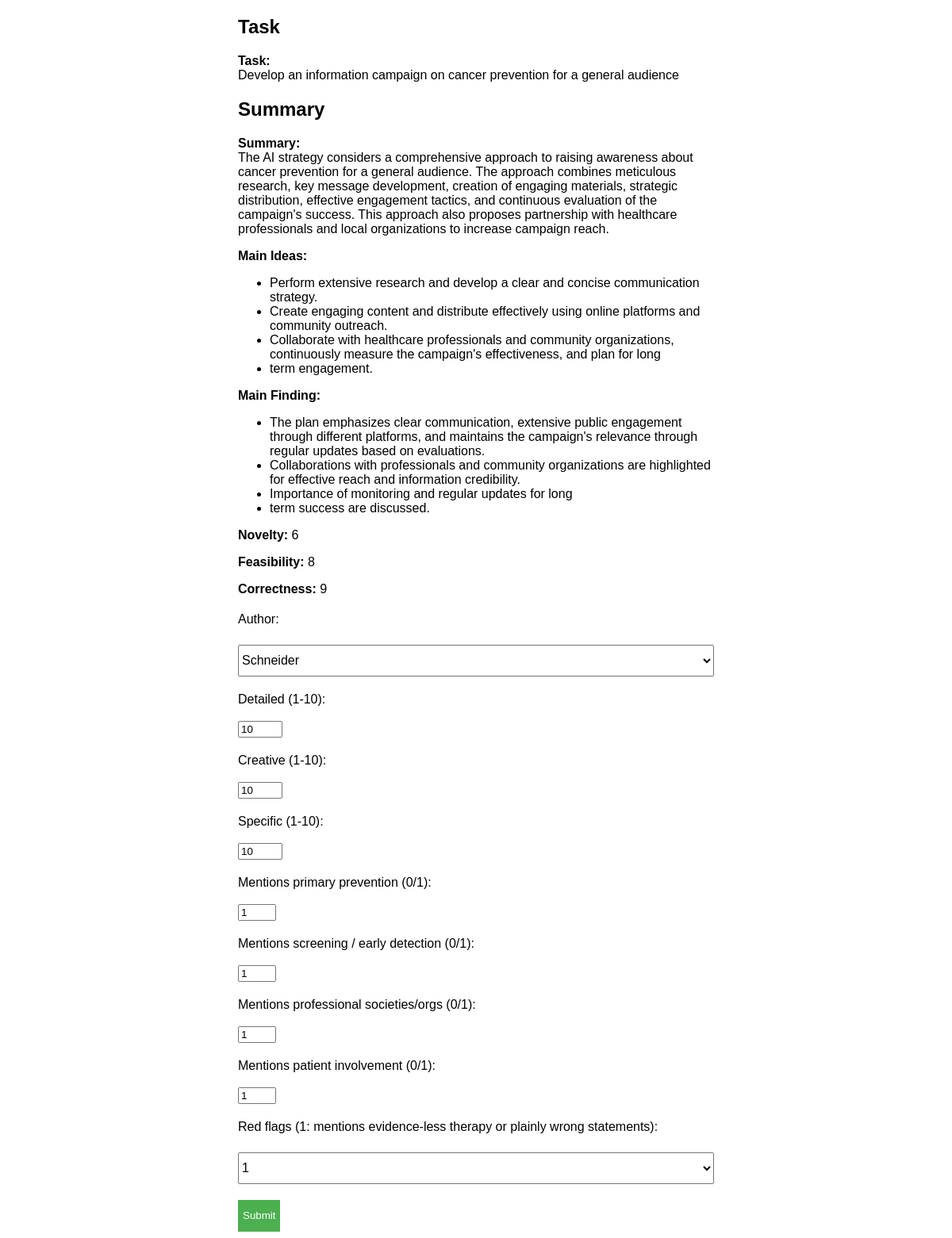
The page / on the database its author committed.
### app.py (models this page shows)
class Summary(db.Model):
    __tablename__ = 'Summaries'
    id = db.Column(db.Integer, primary_key=True)
    model = db.Column(db.String(50))
    task_index = db.Column(db.String(50))
    eu_prompt = db.Column(db.String(50))
    repetition_index = db.Column(db.Integer)
    truncation_index = db.Column(db.Integer)
    table_index = db.Column(db.Integer)
    file_path = db.Column(db.String(200))
    summary = db.Column(db.Text)
    main_ideas = db.Column(db.Text)
    main_finding = db.Column(db.Text)
    novelty = db.Column(db.Integer)
    feasibility = db.Column(db.Integer)
    correctness = db.Column(db.Integer)

### app.py (the view)
@app.route('/', methods=['GET', 'POST'])
def index():
    if request.method == 'POST':
        author = request.form.get('author')
        summary_id = request.form.get('summary_id')
        detailed = request.form.get('detailed')
        creative = request.form.get('creative')
        specific = request.form.get('specific')
        prevention = request.form.get('prevention')
        detection = request.form.get('detection')
        societies = request.form.get('societies')
        involvement = request.form.get('involvement')
        red_flags = request.form.get('red_flags')
        new_score = Score(author=author, summary_id=summary_id, detailed=detailed, creative=creative, specific=specific,
                          prevention=prevention, detection=detection, societies=societies, involvement=involvement,
                          red_flags=red_flags)
        db.session.add(new_score)
        db.session.commit()
        session['author'] = author
        return redirect('/')
    else:
        author = session.get('author')
        print("author: ", author)
        if author is not None:
            evaluated_summaries = [score.summary_id for score in Score.query.filter_by(author=author).all()]
            summary = Summary.query.filter(Summary.id.notin_(evaluated_summaries)).order_by(func.random()).first()
            if summary is None:
                return render_template('change_author.html')
            else:
                summary.main_ideas = convert_to_html_bullets(summary.main_ideas)
                summary.main_finding = convert_to_html_bullets(summary.main_finding)
                return render_template('index.html', summary=summary, author=author)
        else:
            summary = Summary.query.order_by(func.random()).first()
            if summary is None:
                return "No summary found in the database."
            else:
                summary.main_ideas = convert_to_html_bullets(summary.main_ideas)
                summary.main_finding = convert_to_html_bullets(summary.main_finding)
                return render_template('index.html', summary=summary)

### app.py (called while the page is built)
def convert_to_html_bullets(text):
    points = text.split('-')
    points = [point.strip() for point in points if point]  # remove empty strings
    html_bullets = '<ul>'
    for point in points:
        html_bullets += f'<li>{point}</li>'
    html_bullets += '</ul>'
    return html_bullets

### templates/index.html (shortened to what this page needs)
<!DOCTYPE html>
<html>
<head>
</head>
<body>
<form method="POST" onsubmit="saveAuthor()">
    <h2>Task</h2>
    <p><strong>Task:<br></strong> {{ summary.eu_prompt }}</p>
    <h2>Summary</h2>
    <p><strong>Summary:<br></strong> {{ summary.summary }}</p>
    <p><strong>Main Ideas:<br></strong> {{ summary.main_ideas|safe }}</p>
    <p><strong>Main Finding:<br></strong> {{ summary.main_finding|safe }}</p>
    <p><strong>Novelty:</strong> {{ summary.novelty }}</p>
    <p><strong>Feasibility:</strong> {{ summary.feasibility }}</p>
    <p><strong>Correctness:</strong> {{ summary.correctness }}</p>
    <label for="author">Author:</label><br>
        <select id="author" name="author" required>
        <option value="Schneider">Schneider</option>
    </select><br>
    <label for="detailed">Detailed (1-10):</label><br>
    <input type="number" id="detailed" name="detailed" min="1" max="10" value="10" required><br>
    <label for="creative">Creative (1-10):</label><br>
    <input type="number" id="creative" name="creative" min="1" max="10" value="10" required><br>
    <label for="specific">Specific (1-10):</label><br>
    <input type="number" id="specific" name="specific" min="1" max="10" value="10" required><br>
    <label for="prevention">Mentions primary prevention (0/1):</label><br>
    <input type="number" id="prevention" name="prevention" min="0" max="1" value="1" required><br>
    <label for="detection">Mentions screening / early detection (0/1):</label><br>
    <input type="number" id="detection" name="detection" min="0" max="1" value="1" required><br>
    <label for="societies">Mentions professional societies/orgs (0/1):</label><br>
    <input type="number" id="societies" name="societies" min="0" max="1" value="1" required><br>
    <label for="involvement">Mentions patient involvement (0/1):</label><br>
    <input type="number" id="involvement" name="involvement" min="0" max="1" value="1" required><br>
    <label for="red_flags">Red flags (1: mentions evidence-less therapy or plainly wrong statements):</label><br>
    <select id="red_flags" name="red_flags">
        <option value="1" selected>1</option>
    </select><br>
    <input type="submit" value="Submit">
</form>
</body>
</html>

### templates/index.html (style rules this page uses)
body { font-family: Arial, sans-serif; }
form { max-width: 600px; margin: 0 auto; }
label { display: block; margin-top: 20px; }
input[type="submit"] { margin-top: 20px; height: 40px; background-color: #4CAF50; color: white; border: none; cursor: pointer; }
select { width: 100%; height: 40px; margin-top: 5px; box-sizing: border-box; font-size: 16px; }

### rows shown on the page
Summary: eu_prompt "Develop an information campaign on cancer prevention for a general audience", summary "The AI strategy considers a comprehensive approach to raising awareness about cancer prevention for a general audience. The approach combines meticulous research, key message development, creation of engaging materials, strategic distribution, effective engagement tactics, and continuous evaluation of the campaign's success. This approach also proposes partnership with healthcare professionals and local organizations to increase campaign reach.", main_ideas "Perform extensive research and develop a clear and concise communication strategy. Create engaging content and distribute effectively using online platforms and community outreach. Collaborate with healthcare professionals and community organizations, continuously measure the campaign's effectiveness, and plan for long term engagement.", main_finding "The plan emphasizes clear communication, extensive public engagement through different platforms, and maintains the campaign's relevance through regular updates based on evaluations. Collaborations with professionals and community organizations are highlighted for effective reach and information credibility. Importance of monitoring and regular updates for long term success are discussed.", novelty "6", feasibility "8", correctness "9"
